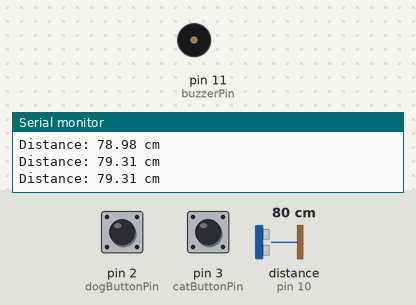
Simulated run of this sketch. Board: Arduino Uno, built with avr-gcc and run on an emulated ATmega328P. Shown: buzzer (waves = sounding, pin HIGH), the last lines printed to the serial monitor. Wiring (inferred from the names in the program): ultrasonic range finder: trigger pin 9; echo pin 10. The inputs (shaded band) are chosen by the test bench; at power-on: distance to the obstacle (sensor on pin 10) 80 cm, pin 2 (dogButtonPin) HIGH, pin 3 (catButtonPin) HIGH. The echo pulse lasts 58.3 µs per cm; pins used as bus, display or sensor lines are not drawn.

Above: at 1.3 s.
1.4 s: distance to the obstacle (sensor on pin 10) set to 53 cm
2.9 s: distance to the obstacle (sensor on pin 10) set to 48 cm
At 3.7 s:
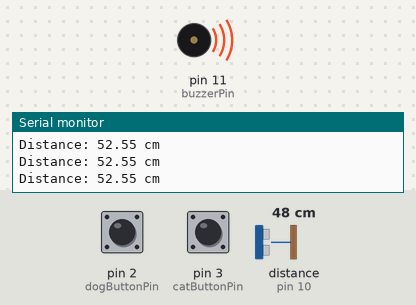
5.9 s: distance to the obstacle (sensor on pin 10) set to 60 cm
At 6.7 s:
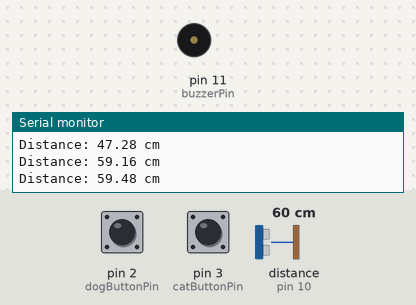
Timing chart, 0 to 8.9 s (numbered marks = the images above; inputs shaded):
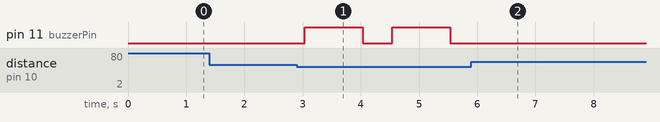

Measured:
- the behaviour switches between 51 and 50 cm on distance to the obstacle (sensor on pin 10) (found by bisection; images 0 and 1)
- after the input at 2.9 s, pin 11 (buzzerPin): alternates HIGH for 1.0 s and LOW for 0.50 s, starting after 0.13 s
- after the input at 5.9 s, pin 11 (buzzerPin): stops changing and stays LOW

The sketch:

Dog-Cat-Repeller.ino
```cpp
                                                      //  “The project was written by MuratAlpTR” //

// Animal Repellent using Ultrasonic Sensor

const int trigPin = 9; // Ultrasonic sensor's trigger pin
const int echoPin = 10; // Ultrasonic sensor's echo pin
const int buzzerPin = 11; // Buzzer pin
const int dogButtonPin = 2; // Dog button pin
const int catButtonPin = 3; // Cat button pin

void setup() {
  pinMode(trigPin, OUTPUT);
  pinMode(echoPin, INPUT);
  pinMode(buzzerPin, OUTPUT);
  pinMode(dogButtonPin, INPUT_PULLUP); // Connect the dog button with an internal pull-up resistor
  pinMode(catButtonPin, INPUT_PULLUP); // Connect the cat button with an internal pull-up resistor
  Serial.begin(9600);
}

void loop() {
  digitalWrite(trigPin, LOW);
  delayMicroseconds(2);
  digitalWrite(trigPin, HIGH);
  delayMicroseconds(10);
  digitalWrite(trigPin, LOW);

  long duration = pulseIn(echoPin, HIGH);
  float distance = duration * 0.034 / 2;

  if (distance < 50) { // If an animal is closer than 50 cm
    digitalWrite(buzzerPin, HIGH); // Activate the buzzer
    delay(1000); // Wait for 1 second
    digitalWrite(buzzerPin, LOW); // Turn off the buzzer
  }

  // Check the dog button
  if (digitalRead(dogButtonPin) == LOW) {
    Serial.println("Dog button pressed!");
    // Perform dog repellent actions here
  }

  // Check the cat button
  if (digitalRead(catButtonPin) == LOW) {
    Serial.println("Cat button pressed!");
    // Perform cat repellent actions here
  }

  Serial.print("Distance: ");
  Serial.print(distance);
  Serial.println(" cm");
  delay(500); // Wait for 0.5 seconds
}

                                                      //  “The project was written by MuratAlpTR” //
```
